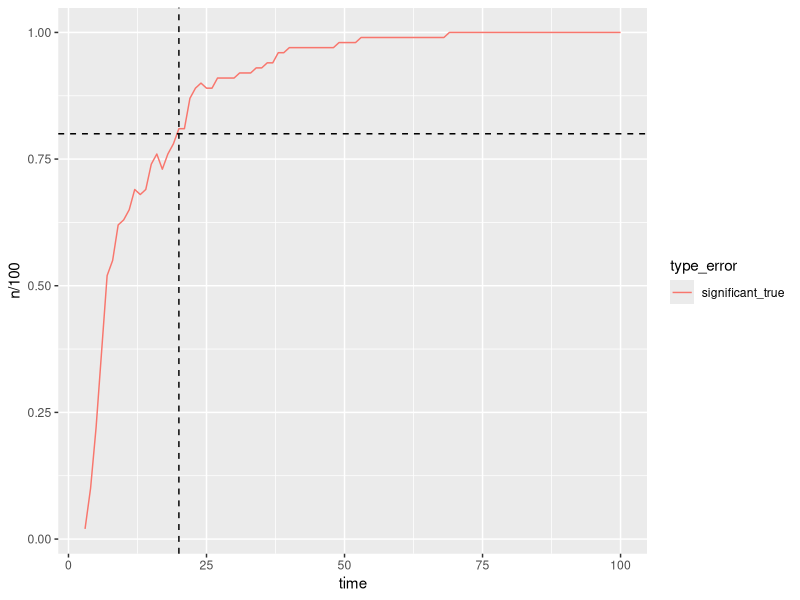
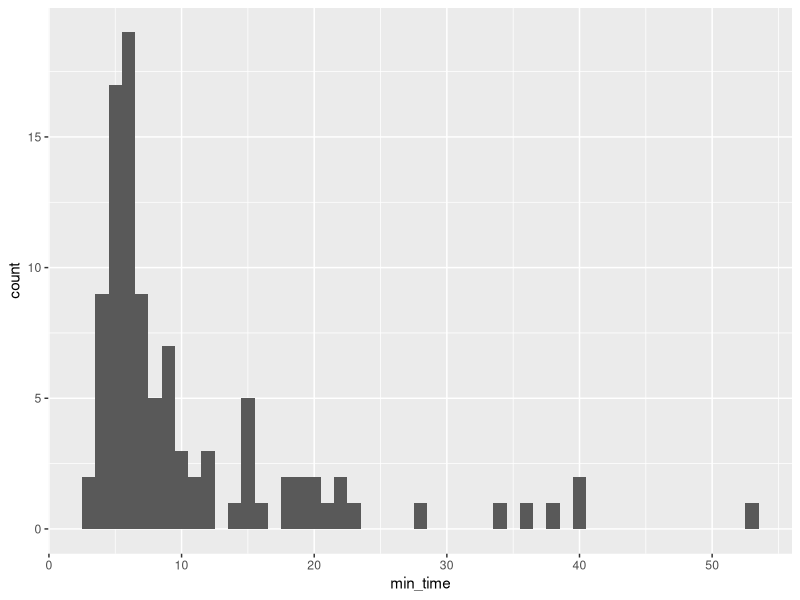

The R source for these figures, in order: (Note: a time limit stopped this script after it produced the figures.)
## ---- chunk 1
knitr::opts_chunk$set(echo = FALSE)
library(tidyverse)
my_theme <- function(...) theme_minimal(base_size = 15) 

# Created by Easton White
# Created on 17-Jan-2017
# Last edited on 18-Jan-2017

# this is a function to create a list of all possible sub samples of a time series. For example, a time series of length ten could have 9 possible 2 year continuous subsamples, 8 possible, 3 year continuous subsamples, and so forth until 1 possible 10 year subsample
create_subsamples = function(pop){
  subsamples=list()
  for (n in 1:(length(pop)-1)){
    subsamples[[n]] = ldply(1:length(pop), function(x){pop[x:(x+n)]})
  }
  return(subsamples)
}  
## ---- chunk 2
# linear population trend model w/ normal error
sim_pop <- function (x0, t, trend, sd) {
  pop <- vector("numeric", length = t)
  pop[1] <- x0
  for (i in 1:(length(pop) - 1)) {
    pop[i + 1] <- rnorm(1, pop[i] + trend, sd)
  }
  return(tibble(time = 1:t, pop = pop, trend = trend, sd = sd))
}

multi_sim <- function(nsim, x0, t, trend, sd) {
  simulations <- lapply(1:nsim, function(x) sim_pop(x0, t, trend, sd))
  return(bind_rows(simulations, .id = "simulation"))
}

## ---- chunk 3
# simulate model
set.seed(123)
sim_df <- multi_sim(100, 10^3, 100, 1.5, 5)
# sim_list <- lapply(1:100, function(x) sim_pop(10^3, 100, 1.5, 5))
# sim_df <- bind_rows(sim_list, .id = "simulation")
## ---- chunk 4
get_pval <- function(model) {
  return(summary(model)$coefficients[2,4])
}
get_slope <- function(model) {
  return(model$coefficients[2])
}


# pre-allocate a list to store dfs
lm_list <- vector("list", length = 100)

# fit lm and extract slope estimates and p-values
for (i in seq_along(lm_list)) {
  # create empty cols for pval and trend estimate
  sim_df$pval <- NA
  sim_df$trend_est <- NA
  
  # grab current time series
  current_ts <- sim_df %>% filter(simulation == i)
  
  # fit lm to all subsets t \in {{1,2}, {1,2,3}, {1,2,3,4} ...} in current_ts and extract slope est and pval
  for (j in 2:nrow(current_ts)) {
  lm_fit <- lm(pop ~ time, data = current_ts[1:j,])
  current_ts[j, "trend_est"] <- get_slope(lm_fit)
  current_ts[j, "pval"] <- get_pval(lm_fit)
}
  # save calculated values
  lm_list[[i]] <- current_ts
  
}

lm_df <- bind_rows(lm_list)


lm_df <- 
  lm_df %>%
  mutate(significant = ifelse(pval <= 0.05, TRUE, FALSE),
         correct_sign = ifelse(sign(trend_est) == sign(trend), TRUE, FALSE),
         correct_inference = ifelse(significant == TRUE & correct_sign == TRUE, TRUE, FALSE),
         type_error = case_when(correct_sign == FALSE & significant == FALSE ~ "insignificant_false",
                                correct_sign == FALSE & significant == TRUE ~ "significant_false",
                                correct_sign == TRUE & significant == FALSE ~ "insignificant_true",
                                correct_sign == TRUE & significant == TRUE ~ "significant_true"))

suff_power <- function(x) x >= 80

lm_df %>%
  group_by(time) %>%
  count(type_error) %>%
  filter(type_error == "significant_true") %>%
  ungroup() %>%
  mutate(time_power = ifelse(n >= 80, time, NA),
         mintime = min(time_power, na.rm = TRUE)) %>%
  filter(time > 2) %>%
  ggplot() +
  geom_line(aes(x = time, y = n/100, col = type_error)) +
  geom_hline(aes(yintercept = 80/100), linetype = "dashed") +
  geom_vline(aes(xintercept = mintime), linetype = "dashed")


# find minimum time to get a slope estimate that is significant (p <= 0.05) and the correct sign
lm_df %>%
  group_by(simulation) %>%
  summarize(min_time = detect_index(correct_inference, isTRUE)) %>%
  ggplot() +
  geom_histogram(aes(x = min_time), binwidth = 1)

## ---- chunk 5
# one sided sprt calculation
objfn <- function(trend, x1, x0, sd) {
  # likelihood( x1 | x0, r, dispersion )
  dnorm(x = x1, mean = x0 + trend, sd = sd)
}


#  find restricted MLE under h_0 or h_1
likelihood <- function (x_prev, x_now, sd, interval = c(), guess = 1.5) {
  opt <- optim(par = guess, fn = objfn, control = list(fnscale = -1), 
      method = "Brent", lower = interval[1], upper = interval[2],
      x0 = x_prev, x1 = x_now, sd = sd)
  return(opt$value)
}

# sequential test functions
calc_sr <- function(data, accept_reg = c(0,0), reject_reg = c(0, 5)) {
  
  # initialize empty columns for likelihood calculations
  data$lik0 <- NA
  data$lik1 <- NA
  
  # parameter space
  theta0 <- accept_reg
  theta1 <- reject_reg
  
  # use midpoint of interval as init guess for optim (Brent's method)
  guess0 <- accept_reg[1] + (accept_reg[2] - accept_reg[1]) / 2 
  guess1 <- reject_reg[1] + (reject_reg[2] - reject_reg[1]) / 2 
  
  sim_number <- 1
  for (i in 2:nrow(data)) {
    
    if (data[i, "simulation"] == sim_number + 1) {
      # skip calculation of likelihood for the first observation in each simluation
      sim_number <- sim_number + 1
      next
    }
    
    # observed states and known pars
    x0 <- unlist(data[i-1, "pop"])
    x1 <- unlist(data[i, "pop"])
    sd <- unlist(data[i, "sd"])
    
    # likelihood calculation
    data[i,"lik0"] <- dnorm(x = x1, mean = x0, sd = sd) # H0: x_t+1 ~ N(x_t, sd)
    data[i,"lik1"] <- likelihood(x_prev = x0, x_now = x1, sd = sd,  # p(x_now | x_prev, disp, theta \in Theta_1)
                                   interval = theta1, guess = guess1)
  }
  
  return(data)
}
## ---- chunk 6
# calculate time required to detect trend
sprt_df <- calc_sr(sim_df)

sprt_df <- 
  sprt_df %>%  
  group_by(simulation) %>%
  mutate(sr = log(lik1/lik0) ,
         sr = ifelse(is.na(sr), 0, sr),
         sprt = cumsum(sr),
         a = log( (1 - 0.2)/ 0.05),
         b = log(0.2/(1 - 0.05)),
         decision = case_when(sprt <= a & sprt >= b ~"?",
                              sprt > a ~ "H1",
                              sprt < b ~ "H0"))

is_h1 <- function(x) x == "H1"

delay_df <- 
  sprt_df %>% ungroup() %>%
  group_by(simulation) %>%
  summarize(delay = unique(detect_index(decision, is_h1))) %>%
  mutate(mean_delay = mean(delay),
         median_delay = median(delay),
         p20_delay = quantile(delay, probs = 0.2),
         p80_delay = quantile(delay, probs = 0.8),
         p90_delay = quantile(delay, probs = 0.9))
## ---- chunk 7
# sensitivity analysis following Fig. 1 c-d in White 2019
set.seed(123)
trend_var <- seq(1, 3, by = 0.2)
sd_var <- seq(1, 6, by = 0.5)
trend_cst <- rep(1.5, length = length(sd_var))
sd_cst <- rep(5, length = length(trend_var))

trends <- c(trend_var, trend_cst)
sds    <- c(sd_cst, sd_var)

sensitivity_list <- lapply(seq_along(trends), 
                           function(x) multi_sim(100, 10^3, 100, trends[x], sds[x]))
sens_df <- bind_rows(sensitivity_list)
## ---- chunk 8
# sprt calculations
sens_sprt <- sens_df %>% group_by(sd, trend) %>% calc_sr()

# alpha = 0.05, beta = 0.2 (following White 2019)
sens_sprt <- 
  sens_sprt %>%  
  group_by(simulation, trend, sd) %>%
  mutate(sr = log(lik1/lik0) ,
         sr = ifelse(is.na(sr), 0, sr),
         sprt = cumsum(sr),
         a = log( (1 - 0.2)/ 0.05),
         b = log(0.2/(1 - 0.05)),
         decision = case_when(sprt <= a & sprt >= b ~"?",
                              sprt > a ~ "H1",
                              sprt < b ~ "H0"))
## ---- chunk 9
sens_delay <- 
  sens_sprt %>% ungroup() %>%
  group_by(simulation, trend, sd) %>%
  summarize(delay = unique(detect_index(decision, is_h1))) %>%
  ungroup() %>% group_by(trend, sd) %>%
  mutate(mean_delay = mean(delay),
         median_delay = median(delay),
         p20_delay = quantile(delay, probs = 0.2),
         p80_delay = quantile(delay, probs = 0.8),
         p90_delay = quantile(delay, probs = 0.9),
         max_delay = max(delay))
## ---- chunk 10
# plot example simulations
sim_df %>% ggplot() + 
  geom_line(aes(x = time, y = pop, group = simulation), alpha = 0.5) + 
  labs(title = "a. Simulated examples of linear population trend",
       y = "Population size",
       x = "Time") +
  my_theme()

# plot distribution of time that trend was detected
ggplot(delay_df) + 
  geom_bar(aes(x = delay)) +
  labs(title = "b. Distribution of trend detection times",
       y = "Frequency",
       x = "Time") +
  geom_vline(aes(xintercept = mean_delay), size = 1.5) +
  geom_vline(aes(xintercept = p80_delay), linetype = "dashed", size = 1.5) +
  geom_vline(aes(xintercept = p90_delay), linetype = "dotdash", size = 1.5) +
  my_theme()
  
## ---- chunk 11
line_width  <- 1.5
sens_delay %>%
  filter(sd == 5) %>%
  ggplot() +
  geom_line(aes(x = trend, y = mean_delay), linetype = "solid", size = line_width) +
  geom_line(aes(x = trend, y = p80_delay), linetype = "dashed", size = line_width) +
  geom_line(aes(x = trend, y = p90_delay), linetype = "dotdash", size = line_width) +
  geom_line(aes(x = trend, y = max_delay), linetype = "dotted", size = line_width) +
  lims(y = c(0, 50)) +
  labs(title = "c. Effect of trend strength on detection time",
       x = "Trend strength (slope coefficient)", y = "Time to detection") +
  my_theme()
  

sens_delay %>%
  filter(trend == 1.5) %>%
  ggplot() +
  geom_line(aes(x = sd, y = mean_delay), linetype = "solid", size = line_width) +
  geom_line(aes(x = sd, y = p80_delay), linetype = "dashed", size = line_width) +
  geom_line(aes(x = sd, y = p90_delay), linetype = "dotdash", size = line_width) +
  geom_line(aes(x = sd, y = max_delay), linetype = "dotted", size = line_width) +
  lims(y = c(0, 50)) +
  labs(title = "d. Effect of population variability on detection time",
       x = "Population variability (sd)", y = "Time to detection") +
  my_theme()
